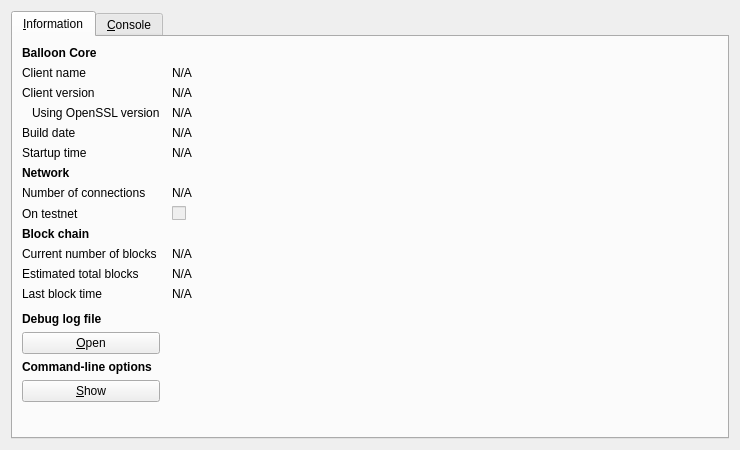
<?xml version="1.0" encoding="UTF-8"?>
<ui version="4.0">
 <class>RPCConsole</class>
 <widget class="QDialog" name="RPCConsole">
  <property name="geometry">
   <rect>
    <x>0</x>
    <y>0</y>
    <width>740</width>
    <height>450</height>
   </rect>
  </property>
  <property name="windowTitle">
   <string>Balloon - Debug window</string>
  </property>
  <layout class="QVBoxLayout" name="verticalLayout_2">
   <item>
    <widget class="QTabWidget" name="tabWidget">
     <property name="currentIndex">
      <number>0</number>
     </property>
     <widget class="QWidget" name="tab_info">
      <attribute name="title">
       <string>&amp;Information</string>
      </attribute>
      <layout class="QGridLayout" name="gridLayout" columnstretch="0,1">
       <property name="horizontalSpacing">
        <number>12</number>
       </property>
       <item row="0" column="0">
        <widget class="QLabel" name="label_9">
         <property name="font">
          <font>
           <weight>75</weight>
           <bold>true</bold>
          </font>
         </property>
         <property name="text">
          <string>Balloon Core</string>
         </property>
        </widget>
       </item>
       <item row="1" column="0">
        <widget class="QLabel" name="label_5">
         <property name="text">
          <string>Client name</string>
         </property>
        </widget>
       </item>
       <item row="1" column="1">
        <widget class="QLabel" name="clientName">
         <property name="cursor">
          <cursorShape>IBeamCursor</cursorShape>
         </property>
         <property name="text">
          <string>N/A</string>
         </property>
         <property name="textFormat">
          <enum>Qt::PlainText</enum>
         </property>
         <property name="textInteractionFlags">
          <set>Qt::LinksAccessibleByMouse|Qt::TextSelectableByKeyboard|Qt::TextSelectableByMouse</set>
         </property>
        </widget>
       </item>
       <item row="2" column="0">
        <widget class="QLabel" name="label_6">
         <property name="text">
          <string>Client version</string>
         </property>
        </widget>
       </item>
       <item row="2" column="1">
        <widget class="QLabel" name="clientVersion">
         <property name="cursor">
          <cursorShape>IBeamCursor</cursorShape>
         </property>
         <property name="text">
          <string>N/A</string>
         </property>
         <property name="textFormat">
          <enum>Qt::PlainText</enum>
         </property>
         <property name="textInteractionFlags">
          <set>Qt::LinksAccessibleByMouse|Qt::TextSelectableByKeyboard|Qt::TextSelectableByMouse</set>
         </property>
        </widget>
       </item>
       <item row="3" column="0">
        <widget class="QLabel" name="label_14">
         <property name="text">
          <string>Using OpenSSL version</string>
         </property>
         <property name="indent">
          <number>10</number>
         </property>
        </widget>
       </item>
       <item row="3" column="1">
        <widget class="QLabel" name="openSSLVersion">
         <property name="cursor">
          <cursorShape>IBeamCursor</cursorShape>
         </property>
         <property name="text">
          <string>N/A</string>
         </property>
         <property name="textFormat">
          <enum>Qt::PlainText</enum>
         </property>
         <property name="textInteractionFlags">
          <set>Qt::LinksAccessibleByMouse|Qt::TextSelectableByKeyboard|Qt::TextSelectableByMouse</set>
         </property>
        </widget>
       </item>
       <item row="4" column="0">
        <widget class="QLabel" name="label_12">
         <property name="text">
          <string>Build date</string>
         </property>
        </widget>
       </item>
       <item row="4" column="1">
        <widget class="QLabel" name="buildDate">
         <property name="cursor">
          <cursorShape>IBeamCursor</cursorShape>
         </property>
         <property name="text">
          <string>N/A</string>
         </property>
         <property name="textFormat">
          <enum>Qt::PlainText</enum>
         </property>
         <property name="textInteractionFlags">
          <set>Qt::LinksAccessibleByMouse|Qt::TextSelectableByKeyboard|Qt::TextSelectableByMouse</set>
         </property>
        </widget>
       </item>
       <item row="5" column="0">
        <widget class="QLabel" name="label_13">
         <property name="text">
          <string>Startup time</string>
         </property>
        </widget>
       </item>
       <item row="5" column="1">
        <widget class="QLabel" name="startupTime">
         <property name="cursor">
          <cursorShape>IBeamCursor</cursorShape>
         </property>
         <property name="text">
          <string>N/A</string>
         </property>
         <property name="textFormat">
          <enum>Qt::PlainText</enum>
         </property>
         <property name="textInteractionFlags">
          <set>Qt::LinksAccessibleByMouse|Qt::TextSelectableByKeyboard|Qt::TextSelectableByMouse</set>
         </property>
        </widget>
       </item>
       <item row="6" column="0">
        <widget class="QLabel" name="label_11">
         <property name="font">
          <font>
           <weight>75</weight>
           <bold>true</bold>
          </font>
         </property>
         <property name="text">
          <string>Network</string>
         </property>
        </widget>
       </item>
       <item row="7" column="0">
        <widget class="QLabel" name="label_7">
         <property name="text">
          <string>Number of connections</string>
         </property>
        </widget>
       </item>
       <item row="7" column="1">
        <widget class="QLabel" name="numberOfConnections">
         <property name="cursor">
          <cursorShape>IBeamCursor</cursorShape>
         </property>
         <property name="text">
          <string>N/A</string>
         </property>
         <property name="textFormat">
          <enum>Qt::PlainText</enum>
         </property>
         <property name="textInteractionFlags">
          <set>Qt::LinksAccessibleByMouse|Qt::TextSelectableByKeyboard|Qt::TextSelectableByMouse</set>
         </property>
        </widget>
       </item>
       <item row="8" column="0">
        <widget class="QLabel" name="label_8">
         <property name="text">
          <string>On testnet</string>
         </property>
        </widget>
       </item>
       <item row="8" column="1">
        <widget class="QCheckBox" name="isTestNet">
         <property name="enabled">
          <bool>false</bool>
         </property>
         <property name="text">
          <string/>
         </property>
        </widget>
       </item>
       <item row="9" column="0">
        <widget class="QLabel" name="label_10">
         <property name="font">
          <font>
           <weight>75</weight>
           <bold>true</bold>
          </font>
         </property>
         <property name="text">
          <string>Block chain</string>
         </property>
        </widget>
       </item>
       <item row="10" column="0">
        <widget class="QLabel" name="label_3">
         <property name="text">
          <string>Current number of blocks</string>
         </property>
        </widget>
       </item>
       <item row="10" column="1">
        <widget class="QLabel" name="numberOfBlocks">
         <property name="cursor">
          <cursorShape>IBeamCursor</cursorShape>
         </property>
         <property name="text">
          <string>N/A</string>
         </property>
         <property name="textFormat">
          <enum>Qt::PlainText</enum>
         </property>
         <property name="textInteractionFlags">
          <set>Qt::LinksAccessibleByMouse|Qt::TextSelectableByKeyboard|Qt::TextSelectableByMouse</set>
         </property>
        </widget>
       </item>
       <item row="11" column="0">
        <widget class="QLabel" name="label_4">
         <property name="text">
          <string>Estimated total blocks</string>
         </property>
        </widget>
       </item>
       <item row="11" column="1">
        <widget class="QLabel" name="totalBlocks">
         <property name="cursor">
          <cursorShape>IBeamCursor</cursorShape>
         </property>
         <property name="text">
          <string>N/A</string>
         </property>
         <property name="textFormat">
          <enum>Qt::PlainText</enum>
         </property>
         <property name="textInteractionFlags">
          <set>Qt::LinksAccessibleByMouse|Qt::TextSelectableByKeyboard|Qt::TextSelectableByMouse</set>
         </property>
        </widget>
       </item>
       <item row="12" column="0">
        <widget class="QLabel" name="label_2">
         <property name="text">
          <string>Last block time</string>
         </property>
        </widget>
       </item>
       <item row="12" column="1">
        <widget class="QLabel" name="lastBlockTime">
         <property name="cursor">
          <cursorShape>IBeamCursor</cursorShape>
         </property>
         <property name="text">
          <string>N/A</string>
         </property>
         <property name="textFormat">
          <enum>Qt::PlainText</enum>
         </property>
         <property name="textInteractionFlags">
          <set>Qt::LinksAccessibleByMouse|Qt::TextSelectableByKeyboard|Qt::TextSelectableByMouse</set>
         </property>
        </widget>
       </item>
       <item row="13" column="0">
        <spacer name="verticalSpacer_2">
         <property name="orientation">
          <enum>Qt::Vertical</enum>
         </property>
         <property name="sizeHint" stdset="0">
          <size>
           <width>20</width>
           <height>20</height>
          </size>
         </property>
        </spacer>
       </item>
       <item row="14" column="0">
        <widget class="QLabel" name="labelDebugLogfile">
         <property name="font">
          <font>
           <weight>75</weight>
           <bold>true</bold>
          </font>
         </property>
         <property name="text">
          <string>Debug log file</string>
         </property>
        </widget>
       </item>
       <item row="15" column="0">
        <widget class="QPushButton" name="openDebugLogfileButton">
         <property name="toolTip">
          <string>Open the Balloon debug log file from the current data directory. This can take a few seconds for large log files.</string>
         </property>
         <property name="text">
          <string>&amp;Open</string>
         </property>
         <property name="autoDefault">
          <bool>false</bool>
         </property>
        </widget>
       </item>
       <item row="16" column="0">
        <widget class="QLabel" name="labelCLOptions">
         <property name="font">
          <font>
           <weight>75</weight>
           <bold>true</bold>
          </font>
         </property>
         <property name="text">
          <string>Command-line options</string>
         </property>
        </widget>
       </item>
       <item row="17" column="0">
        <widget class="QPushButton" name="showCLOptionsButton">
         <property name="toolTip">
          <string>Show the Balloon-Qt help message to get a list with possible Balloon command-line options.</string>
         </property>
         <property name="text">
          <string>&amp;Show</string>
         </property>
         <property name="autoDefault">
          <bool>false</bool>
         </property>
        </widget>
       </item>
       <item row="18" column="0">
        <spacer name="verticalSpacer">
         <property name="orientation">
          <enum>Qt::Vertical</enum>
         </property>
         <property name="sizeHint" stdset="0">
          <size>
           <width>20</width>
           <height>40</height>
          </size>
         </property>
        </spacer>
       </item>
      </layout>
     </widget>
     <widget class="QWidget" name="tab_console">
      <attribute name="title">
       <string>&amp;Console</string>
      </attribute>
      <layout class="QVBoxLayout" name="verticalLayout_3">
       <property name="spacing">
        <number>3</number>
       </property>
       <item>
        <widget class="QTextEdit" name="messagesWidget">
         <property name="minimumSize">
          <size>
           <width>0</width>
           <height>100</height>
          </size>
         </property>
         <property name="readOnly">
          <bool>true</bool>
         </property>
         <property name="tabKeyNavigation" stdset="0">
          <bool>false</bool>
         </property>
         <property name="columnCount" stdset="0">
          <number>2</number>
         </property>
        </widget>
       </item>
       <item>
        <layout class="QHBoxLayout" name="horizontalLayout">
         <property name="spacing">
          <number>3</number>
         </property>
         <item>
          <widget class="QLabel" name="label">
           <property name="text">
            <string notr="true">&gt;</string>
           </property>
          </widget>
         </item>
         <item>
          <widget class="QLineEdit" name="lineEdit"/>
         </item>
         <item>
          <widget class="QPushButton" name="clearButton">
           <property name="maximumSize">
            <size>
             <width>24</width>
             <height>24</height>
            </size>
           </property>
           <property name="toolTip">
            <string>Clear console</string>
           </property>
           <property name="text">
            <string/>
           </property>
           <property name="icon">
            <iconset resource="../bitcoin.qrc">
             <normaloff>:/icons/remove</normaloff>:/icons/remove</iconset>
           </property>
           <property name="shortcut">
            <string notr="true">Ctrl+L</string>
           </property>
           <property name="autoDefault">
            <bool>false</bool>
           </property>
          </widget>
         </item>
        </layout>
       </item>
      </layout>
     </widget>
    </widget>
   </item>
  </layout>
 </widget>
 <resources>
  <include location="../bitcoin.qrc"/>
 </resources>
 <connections/>
</ui>
